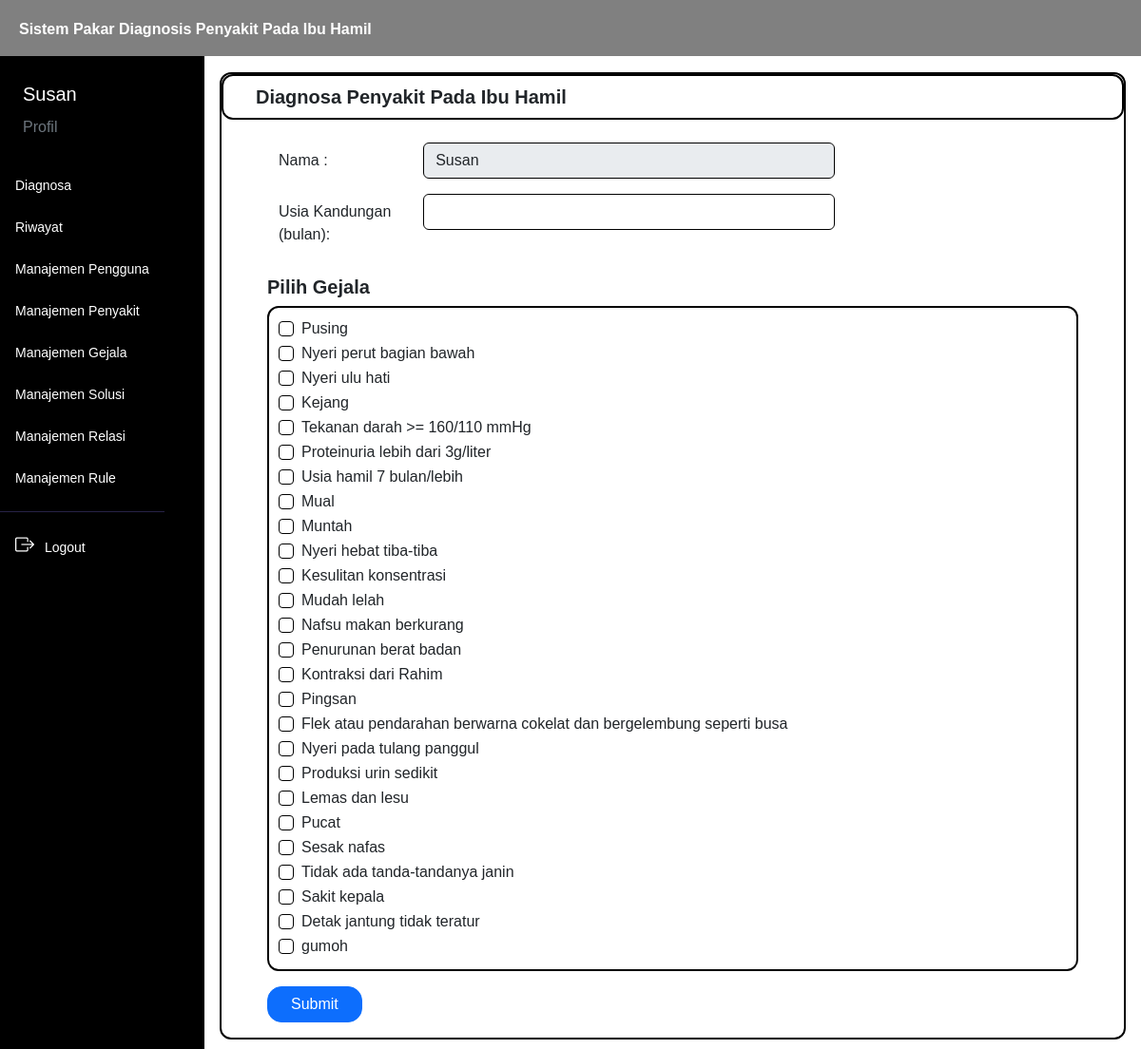
The page /diagnosa/index.php (signed in) on the database its author committed.
### tables this page shows
CREATE TABLE `user` (
  `iduser` int(11) NOT NULL,
  `username` varchar(50) NOT NULL,
  `password` varchar(100) NOT NULL,
  `nama` varchar(50) NOT NULL,
  `email` varchar(50) NOT NULL,
  `level` varchar(40) NOT NULL
);

CREATE TABLE `gejala` (
  `idgejala` int(11) NOT NULL,
  `kode_gejala` varchar(45) NOT NULL,
  `nama_gejala` text NOT NULL
);

### controller/main.php (called while the page is built, shortened)
<?php
$conn = mysqli_connect("localhost", "root", "", "kehamilan");
function query($query)
{
    global $conn;
    $result = mysqli_query($conn, $query);
    $rows = [];
    while ($row = mysqli_fetch_assoc($result)) {
        $rows[] = $row;
    }
    return $rows;
}
function dekripsi($kata)
{
    $string = base64_decode($kata);
    $key = substr($string, 0, 44);
    $enkripsi = substr($string, 44);
    $hasil = openssl_decrypt($enkripsi, 'AES-256-CBC', $key, 0, substr($key, 0, 16));
    return $hasil;
}
function cari_user() {
    $id = dekripsi($_COOKIE['SPKehamilan']);
    $user = query("SELECT * FROM user WHERE iduser = $id")[0];
    return $user;
}
function validasi_admin()
{
    $id = dekripsi($_COOKIE['SPKehamilan']);
    $cek = query("SELECT * FROM user WHERE iduser = $id")[0];
}
?>

### diagnosa/index.php (the view, shortened to what this page needs)
<?php
$gejala = query("SELECT * FROM gejala");
?>
<html lang="en">
<head>
    <link href="https://cdn.jsdelivr.net/npm/bootstrap@5.3.0/dist/css/bootstrap.min.css" rel="stylesheet"
>
    <link rel="stylesheet" href="https://cdn.jsdelivr.net/npm/bootstrap-icons@1.10.5/font/bootstrap-icons.css">
    <link rel="stylesheet" href="../style.css">
</head>
<body>
    <div class="content">
        <?php
        require_once('../navbar/navbar.php');
        ?>
        <div class="main-container m-0">
            <div class="d-flex">
                <?php
                if ($user['level'] === "User") {
                    require_once('../navbar/sidebar_user.php');
                } elseif ($user['level'] === "Admin") {
                    require_once('../navbar/sidebar.php');
                } else {
                    echo "
                        <script>
                            document.location.href='../logout.php';
                        </script>
                    ";
                }
                ?>
                <div class="contents px-3 py-3">
                    <div class="box">
                        <div class="box1">
                            <h5 class="text-dark mb-0 ms-4 fw-bold">
                                Diagnosa Penyakit Pada Ibu Hamil
                            </h5>
                        </div>
                        <form method="post" action="" id="diagnosisForm">
                            <div class="mb-3 mt-4 row ms-5">
                                <label for="inputName" class="col-sm-2 col-form-label">Nama :</label>
                                <div class="col-sm-6">
                                    <input type="text" class="form-control" id="inputName" value="<?= $user['nama']; ?>"
                                        disabled>
                                </div>
                            </div>
                            <div class="mb-3 mt-3 row ms-5">
                                <label for="inputUsia" class="col-sm-2 col-form-label">Usia Kandungan (bulan):</label>
                                <div class="col-sm-6">
                                    <input type="number" class="form-control" id="inputUsia" name="usia_kandungan">
                                </div>
                            </div>
                            <h5 class=" fw-bold ms-5 mt-4">Pilih Gejala</h5>
                            <div class="box1 mx-5">
                                <?php foreach ($gejala as $g): ?>
                                    <div class="form-check">
                                        <input class="form-check-input" type="checkbox" value="1"
                                            id="<?= $g['kode_gejala']; ?>" name="<?= $g['kode_gejala']; ?>">
                                        <label class="form-check-label" for="<?= $g['kode_gejala']; ?>">
                                            <?= $g['nama_gejala']; ?>
                                        </label>
                                    </div>
                                <?php endforeach; ?>
                            </div>
                            <button type="submit" class="btn btn-primary ms-5 mt-3 px-4" style="border-radius: 15px;"
                                name="submit">Submit</button>
                        </form>
                    </div>
                </div>
            </div>
        </div>
    </div>
</body>
</html>

### navbar/sidebar.php
<?php
validasi_admin();
?>
<div class="sidebar" id="side_nav">
    <div class="content-side">
        <div class="profil pt-4">
            <span class="text-white ms-4 fs-5">
                <?= $user['nama']; ?>
            </span>
            <div class="ms-4 mt-2">
                <a class="text-decoration-none text-secondary" href="../menu/profil.php">Profil</a>
            </div>
        </div>
        <div class="">
            <ul class="list-unstyled pt-4 fw-medium">
                <li class="">
                    <a href="../diagnosa" class="text-decoration-none d-block">
                        <span>Diagnosa</span>
                    </a>
                </li>
                <li class="">
                    <a href="../menu/riwayat.php" class="text-decoration-none d-block">
                        <span>Riwayat</span>
                    </a>
                </li>
                <li class="">
                    <a href="../menu/manaj_pengguna.php" class="text-decoration-none d-block">
                        <span>Manajemen Pengguna</span>
                    </a>
                </li>
                <li class="">
                    <a href="../menu/manaj_penyakit.php" class="text-decoration-none d-block">
                        <span>Manajemen Penyakit</span>
                    </a>
                </li>
                <li class="">
                    <a href="../menu/manaj_gejala.php" class="text-decoration-none d-block">
                        <span>Manajemen Gejala</span>
                    </a>
                </li>
                <li class="">
                    <a href="../menu/manaj_solusi.php" class="text-decoration-none d-block">
                        <span>Manajemen Solusi</span>
                    </a>
                </li>
                <li class="">
                    <a href="../menu/manaj_relasi.php" class="text-decoration-none d-block">
                        <span>Manajemen Relasi</span>
                    </a>
                </li>
                <li class="">
                    <a href="../menu/manaj_rule.php" class="text-decoration-none d-block">
                        <span>Manajemen Rule</span>
                    </a>
                </li>
            </ul>
        </div>
        <hr class="hr-color">
        <ul class="list-unstyled fw-medium pb-5">
            <li>
                <a href="../logout.php" class="text-decoration-none d-block">
                    <i class="bi bi-box-arrow-right fs-5"></i>
                    <span>Logout</span>
                </a>
            </li>
        </ul>
    </div>
</div>

### style.css (style rules this page uses)
* { font-family: "Chakra Petch", sans-serif; }
body { background: white; margin: 0; padding: 0; border: 0; }
.content { min-height: 100vh; width: 100%; }
.sidebar { background: black; min-width: 215px; max-width: 215px; transition: all ease-in 0.3s; min-height: 100vh; }
hr.hr-color { color: #272247; opacity: 1; }
.sidebar ul { padding: 0 11px; }
.sidebar li { margin: 7px 0; }
.sidebar li a { color: white; padding: 8px 5px; font-size: 14px; margin-left: 0; }
.sidebar li i { margin-right: 7px; }
.content-side { position: fixed; margin-top: 60px; }
.contents { width: 100%; margin-top: 60px; }
.box { border: black solid 2px; border-radius: 12px; height: 100%; }
.box1 { border: black solid 2px; border-radius: 12px; padding: 10px; }
.contents input { border-color: black; }

### rows shown on the page
user: nama "Susan"
gejala: nama_gejala "Pusing"
gejala: nama_gejala "Nyeri perut bagian bawah"
gejala: nama_gejala "Nyeri ulu hati"
gejala: nama_gejala "Kejang"
gejala: nama_gejala "Tekanan darah >= 160/110 mmHg"
gejala: nama_gejala "Proteinuria lebih dari 3g/liter"
gejala: nama_gejala "Usia hamil 7 bulan/lebih"
gejala: nama_gejala "Mual"
gejala: nama_gejala "Muntah"
gejala: nama_gejala "Nyeri hebat tiba-tiba"
gejala: nama_gejala "Kesulitan konsentrasi"
gejala: nama_gejala "Mudah lelah"
gejala: nama_gejala "Nafsu makan berkurang"
gejala: nama_gejala "Penurunan berat badan"
gejala: nama_gejala "Kontraksi dari Rahim"
gejala: nama_gejala "Pingsan"
gejala: nama_gejala "Flek atau pendarahan berwarna cokelat dan bergelembung seperti busa"
gejala: nama_gejala "Nyeri pada tulang panggul"
gejala: nama_gejala "Produksi urin sedikit"
gejala: nama_gejala "Lemas dan lesu"
gejala: nama_gejala "Pucat"
gejala: nama_gejala "Sesak nafas"
gejala: nama_gejala "Tidak ada tanda-tandanya janin"
gejala: nama_gejala "Sakit kepala"
gejala: nama_gejala "Detak jantung tidak teratur"
gejala: nama_gejala "gumoh"
